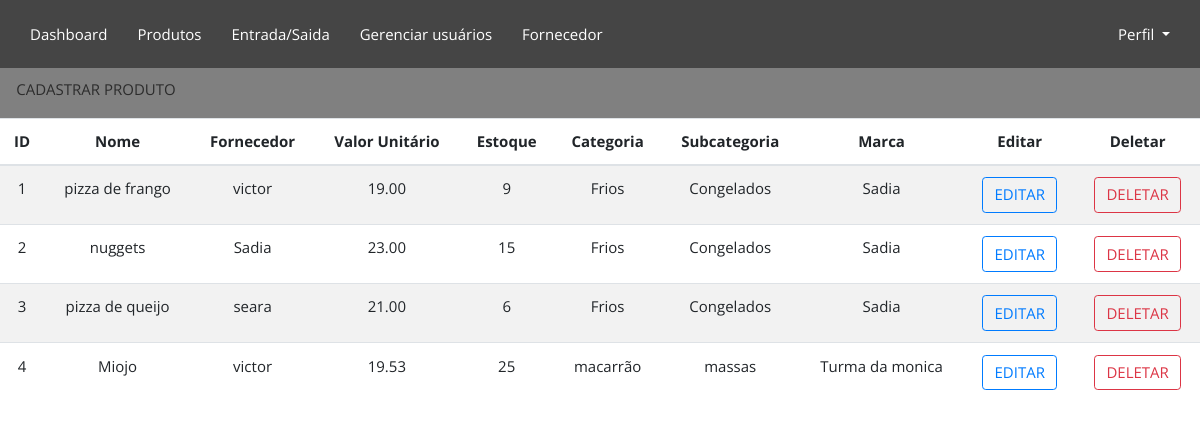
/telainicial/produtos/ (signed in), run on an earlier commit of the app's database.
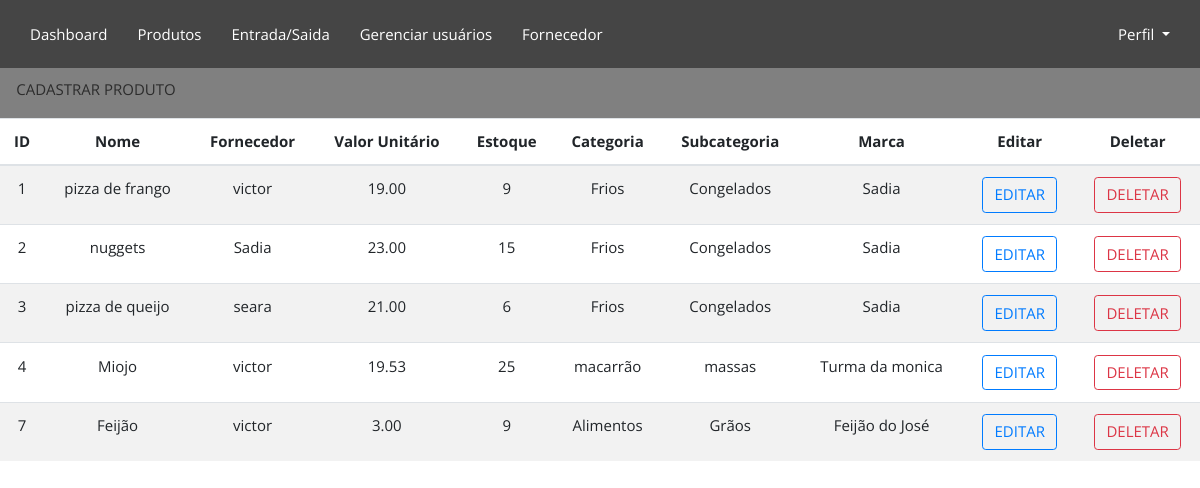
And on a later commit of the database.
### Produtos/models.py (models this page shows, shortened)
class Produtos(models.Model):
   idProduto = models.AutoField(primary_key=True)
   idFornecedor = models.ForeignKey(Fornecedor,on_delete=models.CASCADE)
   nomeProduto=models.CharField(max_length= 30)
   valorUnit= models.DecimalField(max_digits=10,decimal_places=2)
   qntEstoque =models.IntegerField(default = 1)
   categoria = models.CharField(max_length=15)
   subCategoria=models.CharField(max_length=15)
   marcaProduto=models.CharField(max_length=15)

### Fornecedores/models.py (models this page shows, shortened)
class Fornecedor(models.Model):
    idFornecedor = models.AutoField(primary_key=True)
    nomeFornecedor = models.CharField(max_length=30, validators = [valida_texto])
    endereco = models.CharField(max_length=30)
    telefone = models.CharField(max_length=20)
    cep = models.CharField(max_length=8)
    cnpj = models.CharField(max_length=14)

### Produtos/views.py (the view)
# urls.py: path('', produtos_view),
def produtos_view(request):
    if(verifica_login(request)):
        produtos = Produtos.objects.all()
        fornecedores = Fornecedor.objects.all()
        return render(request, "produtos.html", {"produtos": produtos, "fornecedores": fornecedores})
    else:
        return redirect(login_view)

### login/views.py (called while the page is built)
def verifica_login(request):
        return 'user_id' in request.session

### Produtos/templates/produtos.html (shortened to what this page needs)
{% extends 'base.html' %}
{% load static %}
{% block content%}
    <link rel="stylesheet" href="{% static 'css/produto.css' %}">
    <div class="retangulo">
        <ul>
            <li>
                <a href="{% url 'cadastrarProdutos_view' %}" class="btn btn-transparent">CADASTRAR PRODUTO</a>
            </li>
        </ul>
    </div>
    <table class="table table-striped">
        <thead class="thead">
            <tr>
                <th scope="col">ID</th>
                <th scope="col">Nome</th>
                <th scope="col">Fornecedor</th>
                <th scope="col">Valor Unitário</th>
                <th scope="col">Estoque</th>
                <th scope="col">Categoria</th>
                <th scope="col">Subcategoria</th>
                <th scope="col">Marca</th>
                <th scope="col">Editar</th>
                <th scope="col">Deletar</th>
            </tr>
        </thead>
        <tbody>
            {% for produto in produtos %}
            <tr>
                <td>{{ produto.idProduto }}</td>
                <td>{{ produto.nomeProduto}}</td>
                <td>{{ produto.idFornecedor.nomeFornecedor }}</td>
                <td>{{ produto.valorUnit }}</td>
                <td>{{ produto.qntEstoque }}</td>
                <td>{{ produto.categoria }}</td>
                <td>{{ produto.subCategoria }}</td>
                <td>{{ produto.marcaProduto }}</td>
                <td>
                    <a href="{% url 'editarProdutos_view' produto.idProduto %}" class="btn btn-outline-primary">EDITAR</a>
                </td>
                <td>
                    <a href="{% url 'deleteProdutos_view' produto.idProduto %}" class="btn btn-outline-danger">DELETAR</a>
                </td>
            </tr>
            {% endfor %}
        </tbody>
    </table>
{% endblock %}

What changed in the data, as far as the page shows it:
added Produtos: idProduto "7", nomeProduto "Feijão", idFornecedor.nomeFornecedor "victor", valorUnit "3.00", qntEstoque "9", categoria "Alimentos", subCategoria "Grãos", marcaProduto "Feijão do José"
